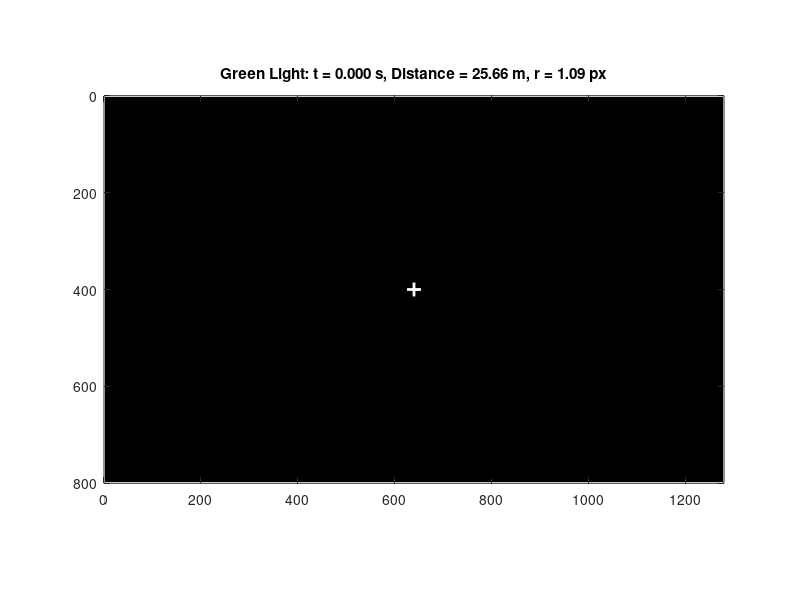

This chart was generated by the following MATLAB code: (Note: this script raises an error after producing the figure.)
%% AnimateGreenLightProjection.m
% This script loads the lookup table (generated by GenerateLookupTable.m) 
% and animates the position of the green light in the camera view over time.
% The size of the circle representing the light is computed using the pinhole model,
% so that a sphere of radius 0.04 m projects to the appropriate circle size.
%
% The lookup table columns are: [time, u, v, pitch, distance].

clear; clc; close all;

%% Camera Intrinsics (must match those used in GenerateLookupTable.m)
imageWidth = 1280;
imageHeight = 800;
hfov = deg2rad(85);  % convert to radians
fx = (imageWidth/2) / tan(hfov/2);  % focal length in pixels (horizontal)
cx = imageWidth/2;
cy = imageHeight/2;

%% Load the Lookup Table
load('LookupTable.mat', 'lookupTable');

% Extract time, pixel coordinates (u, v), and distance
timeArray = lookupTable(:,1);
uArray = lookupTable(:,2);
vArray = lookupTable(:,3);
distanceArray = lookupTable(:,5);  % distance from camera to green light (meters)

%% Set up the figure for the camera view
figure;
% Create a blank image (black background)
hImg = imshow(zeros(imageHeight, imageWidth, 3, 'uint8'));
axis on; hold on;
title('Green Light Projection in Camera View');

% Plot a fixed marker for the image center (optional)
plot(cx, cy, 'w+', 'MarkerSize', 10, 'LineWidth', 2);

% Set axis limits to match image size
xlim([0, imageWidth]);
ylim([0, imageHeight]);
set(gca, 'YDir','reverse'); % set origin to top-left

% Initialize a variable for the circle handle (as a rectangle)
hCircle = [];

% Animate over time
numFrames = length(timeArray);
for k = 1:numFrames
    % Update the (u,v) position from the lookup table
    currentU = uArray(k);
    currentV = vArray(k);
    currentDistance = distanceArray(k);
    
    % Compute the projected radius in pixels using the pinhole model:
    % r_pixels = fx * (physical_radius / distance)
    physicalRadius = 0.04; % 0.04 m
    projectedRadius = fx * (physicalRadius / currentDistance);
    
    % Delete previous circle if it exists
    if ~isempty(hCircle) && isvalid(hCircle)
        delete(hCircle);
    end
    
    % Draw the circle using the rectangle function with curvature [1,1]
    % rectangle('Position', [x, y, width, height]) with
    % x = center_x - projectedRadius, y = center_y - projectedRadius, width = height = 2*projectedRadius
    hCircle = rectangle('Position', [currentU - projectedRadius, currentV - projectedRadius, 2*projectedRadius, 2*projectedRadius],...
                         'Curvature', [1,1], 'EdgeColor', 'g', 'LineWidth', 2);
    
    % Update title with current time and distance information
    title(sprintf('Green Light: t = %.3f s, Distance = %.2f m, r = %.2f px', timeArray(k), currentDistance, projectedRadius));
    
    drawnow;
    pause(0.01);  % Adjust pause for desired animation speed
end
